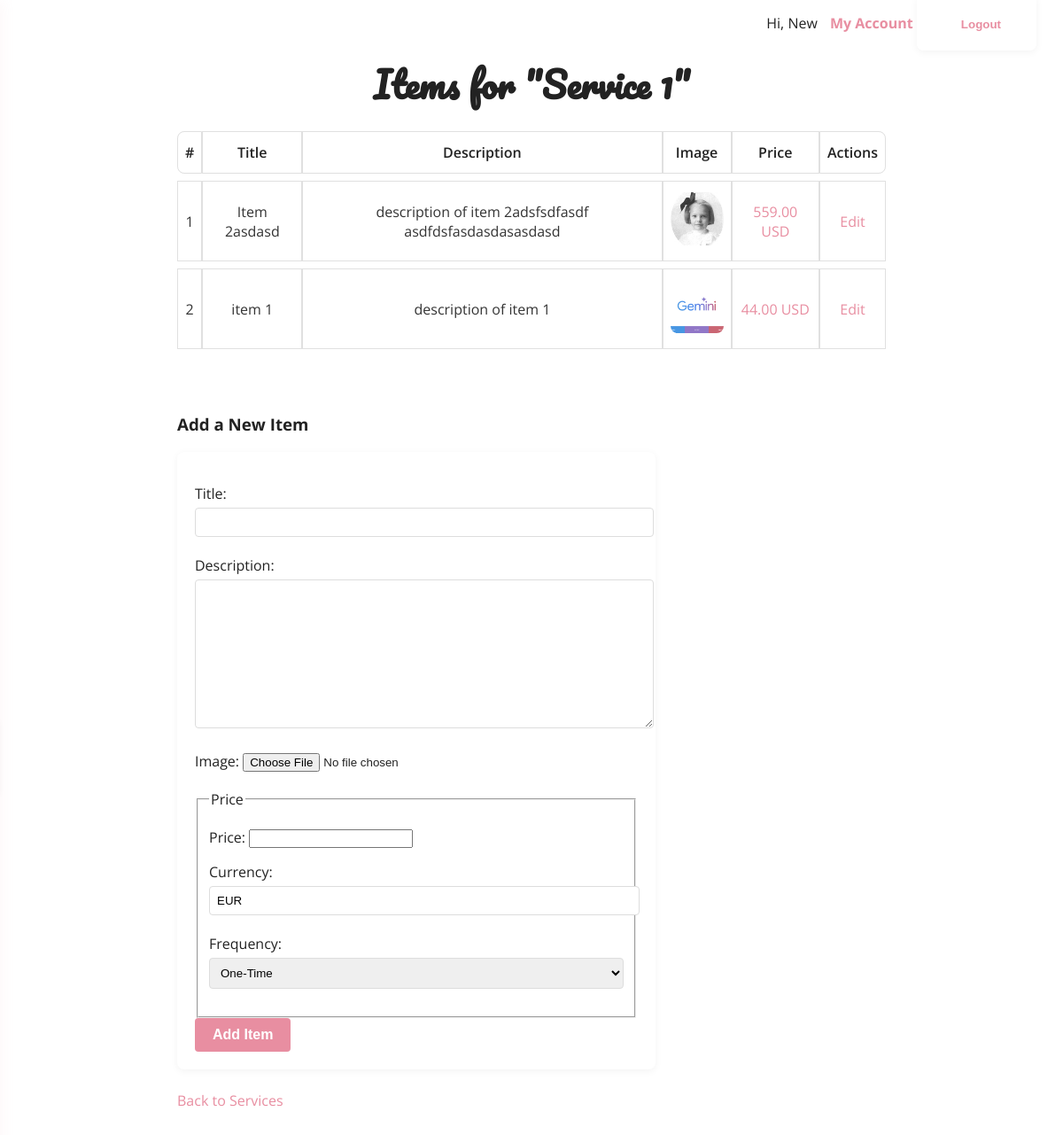
/services/service/3/items/ (signed in), run on the app's committed database.
### services/models.py (models this page shows, shortened)
class Service(models.Model):
    professional = models.ForeignKey(
        'users.Professional', # Use string notation for cross-app relations
        on_delete=models.CASCADE, # If professional deleted, delete their services
        related_name='services' # professional.services.all()
    )
    title = models.CharField(max_length=255)
    description = models.TextField(blank=True)
    is_active = models.BooleanField(default=True, help_text="Is this service currently offered?")
    created_at = models.DateTimeField(auto_now_add=True)
    updated_at = models.DateTimeField(auto_now=True)
    class Meta:
        verbose_name = "Service"
        verbose_name_plural = "Services"
        ordering = ['professional', 'title']

class Item(models.Model):
    service = models.ForeignKey(
        Service,
        on_delete=models.CASCADE, # If service deleted, delete its items
        related_name='items' # service.items.all()
    )
    title = models.CharField(max_length=255)
    description = models.TextField(blank=True)
    image = models.ImageField(upload_to='item_images/', null=True, blank=True)
    created_at = models.DateTimeField(auto_now_add=True)
    updated_at = models.DateTimeField(auto_now=True)
    class Meta:
        verbose_name = "Item"
        verbose_name_plural = "Items"
        ordering = ['service', 'title']

class Price(models.Model):
    class FrequencyChoices(models.TextChoices):
        ONE_TIME = 'ONCE', 'One-Time'
        HOURLY = 'HOURLY', 'Hourly'
        DAILY = 'DAILY', 'Daily'
        WEEKLY = 'WEEKLY', 'Weekly'
        MONTHLY = 'MONTHLY', 'Monthly'
        ANNUALLY = 'ANNUALLY', 'Annually'
    item = models.ForeignKey(
        Item,
        on_delete=models.CASCADE, # If item deleted, delete its prices
        related_name='prices' # item.prices.all()
    )
    amount = models.DecimalField(max_digits=10, decimal_places=2)
    currency = models.CharField(max_length=3, default='EUR') # Consider choices or separate model
    frequency = models.CharField(
        max_length=10,
        choices=FrequencyChoices.choices,
        default=FrequencyChoices.ONE_TIME
    )
    description = models.CharField(max_length=255, blank=True, help_text="Optional description (e.g., 'Standard Tier', 'Discounted')")
    is_active = models.BooleanField(default=True, help_text="Is this price option currently available?")
    created_at = models.DateTimeField(auto_now_add=True)
    updated_at = models.DateTimeField(auto_now=True)
    class Meta:
        verbose_name = "Price"
        verbose_name_plural = "Prices"
        ordering = ['item', 'amount']

### services/views.py (the view)
# urls.py: path('service/<int:service_id>/items/', service_items, name='service-items'),
@login_required
def service_items(request, service_id):
    try:
        professional = request.user.professional_profile
    except Professional.DoesNotExist:
        return render(request, 'services/not_a_professional.html')
    service = Service.objects.get(id=service_id, professional=professional)
    items = Item.objects.filter(service=service)
    if request.method == 'POST':
        form = ItemForm(request.POST, request.FILES)
        price_form = PriceForm(request.POST)
        if form.is_valid() and price_form.is_valid():
            item = form.save(commit=False)
            item.service = service
            item.save()
            price = price_form.save(commit=False)
            price.item = item
            price.is_active = True
            price.save()
            return redirect('service-items', service_id=service.id)
    else:
        form = ItemForm()
        price_form = PriceForm()
    return render(request, 'services/service_items.html', {
        'service': service,
        'items': items,
        'form': form,
        'price_form': price_form,
    })

### services/forms.py
class ItemForm(forms.ModelForm):
    class Meta:
        model = Item
        fields = ['title', 'description', 'image']

class PriceForm(forms.ModelForm):
    class Meta:
        model = Price
        fields = ['amount', 'currency', 'frequency']
        labels = {
            'amount': 'Price',
            'currency': 'Currency',
            'frequency': 'Frequency',
        }

### services/templates/services/service_items.html (shortened to what this page needs)
{% extends "core/base.html" %}
{% load static %}
{% block content %}
<main>
    <div class="content-container">
        <h2 class="welcome-title">Items for "{{ service.title }}"</h2>
        <div style="overflow-x:auto;">
            <table class="items-table" style="width:100%;border-collapse:separate;border-spacing:0 8px;margin-bottom:32px;">
                <thead>
                    <tr style="background:#f8f8f8;">
                        <th style="padding:12px 8px;border-radius:8px 0 0 8px;text-align:center;">#</th>
                        <th style="padding:12px 8px;text-align:center;">Title</th>
                        <th style="padding:12px 8px;text-align:center;">Description</th>
                        <th style="padding:12px 8px;text-align:center;">Image</th>
                        <th style="padding:12px 8px;text-align:center;">Price</th>
                        <th style="padding:12px 8px;border-radius:0 8px 8px 0;text-align:center;">Actions</th>
                    </tr>
                </thead>
                <tbody>
                    {% for item in items %}
                    <tr style="background:#fff;">
                        <td style="padding:12px 8px;text-align:center; border:1px solid #e0e0e0;">{{ forloop.counter }}</td>
                        <td style="padding:12px 8px;text-align:center; border:1px solid #e0e0e0;">{{ item.title }}</td>
                        <td style="padding:12px 8px;text-align:center; border:1px solid #e0e0e0;">{{ item.description|default:"No description" }}</td>
                        <td style="padding:12px 8px;text-align:center; border:1px solid #e0e0e0;">
                            {% if item.image %}
                                <img src="{{ item.image.url }}" alt="Item Image" style="width:60px;height:60px;object-fit:cover;border-radius:8px;">
                            {% else %}
                                <span style="color:#bbb;">No image</span>
                            {% endif %}
                        </td>
                        <td style="padding:12px 8px;text-align:center; border:1px solid #e0e0e0;">
                            {% with price=item.prices.all|first %}
                                {% if price %}
                                    <span style="color:#e88ea1;">{{ price.amount }} {{ price.currency }}</span>
                                {% else %}
                                    <span style="color:red;">No price set!</span>
                                {% endif %}
                            {% endwith %}
                        </td>
                        <td style="padding:12px 8px;text-align:center; border:1px solid #e0e0e0;">
                            <a href="{% url 'edit-item' item.id %}" style="color:#e88ea1;">Edit</a>
                        </td>
                    </tr>
                    {% empty %}
                    <tr>
                        <td colspan="6" style="text-align:center;color:#888; border:1px solid #e0e0e0;">No items yet.</td>
                    </tr>
                    {% endfor %}
                </tbody>
            </table>
        </div>
        <h3 style="margin-top:32px;">Add a New Item</h3>
        <form method="post" enctype="multipart/form-data" style="margin-top:16px;max-width:500px;">
            {{ form.as_p }}
            <fieldset style="margin-top:20px;">
                <legend>Price</legend>
                {{ price_form.as_p }}
            </fieldset>
            <button type="submit" class="pink-btn">Add Item</button>
        </form>
        <p style="margin-top:24px;"><a href="{% url 'professional-account' %}" style="color:#e88ea1;">Back to Services</a></p>
    </div>
</main>
{% endblock %}

### core/templates/core/base.html (shortened to what this page needs)
{% load static %}
<!DOCTYPE html>
<html lang="en">
<head>
    <link rel="stylesheet" href="{% static 'core/css/home.css' %}">
</head>
<body>
    <div id="user-menu" style="position:fixed;top:10px;right:30px;z-index:1000;">
        {% if user.is_authenticated %}
            <span>Hi, {{ user.first_name|default:user.username }}</span>
            <a href="/users/management/" class="user-menu-link">My Account</a>
            <form action="{% url 'logout' %}" method="post" style="display:inline;">
                <button type="submit" class="user-menu-link" style="background:none;border:none;cursor:pointer;color:#e88ea1;">Logout</button>
            </form>
        {% else %}
            <a href="{% url 'login' %}" class="user-menu-link">Login</a>
            <a href="{% url 'register' %}" class="user-menu-link">Register</a>
        {% endif %}
    </div>
    {% block content %}{% endblock %}
</body>
</html>

### core/static/core/css/home.css (style rules this page uses)
body { margin: 0; font-family: 'Open Sans', Arial, sans-serif; background: #fff; color: #222; }
.welcome-title { font-family: 'Pacifico', cursive; font-size: 2.5em; text-align: center; margin-top: 40px; margin-bottom: 10px; }
.content-container { max-width: 800px; margin: 0 auto; padding: 20px; }
form { background: #fff; padding: 20px; border-radius: 8px; box-shadow: 0 2px 8px rgba(0,0,0,0.05); }
button[type="submit"] { background: #e88ea1; color: #fff; border: none; padding: 10px 20px; border-radius: 4px; cursor: pointer; font-weight: bold; transition: background 0.2s; }
input[type="text"], input[type="password"], input[type="email"], textarea, select { width: 100%; padding: 8px; margin: 5px 0; border: 1px solid #ddd; border-radius: 4px; }
a { color: #e88ea1; text-decoration: none; }
.user-menu-link { margin-left: 10px; color: #e88ea1; text-decoration: none; font-weight: bold; }

### services/templates/services/service_items.html (style rules this page uses)
.pink-btn { background: #e88ea1; color: #fff; border: none; padding: 10px 22px; border-radius: 5px; font-size: 1em; cursor: pointer; transition: background 0.2s, color 0.2s; font-weight: 600; }
.items-table th, .items-table td { background: #fff; text-align: center; }
.items-table th { font-weight: 600; color: #222; font-size: 1em; border: 1px solid #e0e0e0; }
.items-table td { color: #333; font-size: 1em; border: 1px solid #e0e0e0; }

### data on the page
Service: title "Service 1"
Item: title "Item 2asdasd", description "description of item 2adsfsdfasdf asdfdsfasdasdasasdasd", image (picture), prices.amount "559.00", prices.currency "USD"
Item: title "item 1", description "description of item 1", image (picture), prices.amount "44.00", prices.currency "USD"

### other printed values
{{ user.first_name|default:user.username }} "New"
